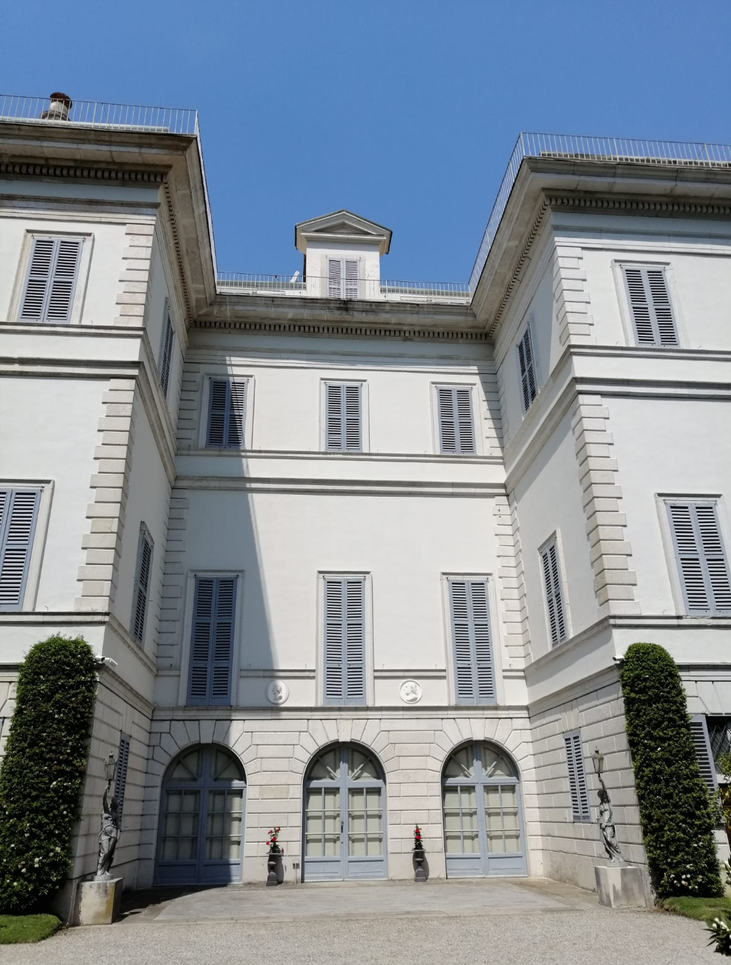
%> input picture img/villa_image.png, 731 x 965 px, shrunk from 1078 x 1424 before the run
$ octave test_edges.m   (GNU Octave 9; MATLAB toolbox functions it lacks are replaced by stand-ins)
%> lines starting %> are read from the running program, lines starting %| are printed output that depends on the picture
% reading the image file
I = imread('../../img/villa_image.png');
%> I is the input picture: size 965x731x3 uint8; mean R, G, B 130.4, 139.6, 148.8

% transform from rgb to grayscale
I = rgb2gray(I);
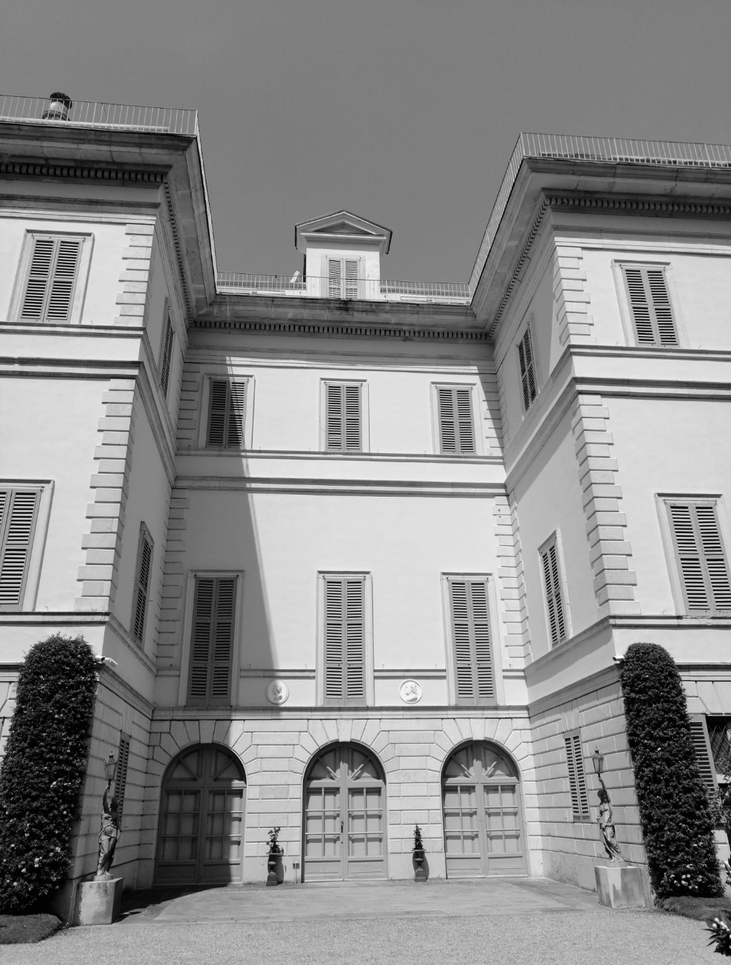
%> I: size 965x731 uint8; min 0, max 255, mean 137.9

% set the image values to double
I = im2double(I);
%> I: size 965x731 double

% Otsu Method for selecting the threshold
%level = graythresh(I)

% apply Canny Algorithm for feature extraction
edgs = edge(I, 'canny', [0.025 0.05]);
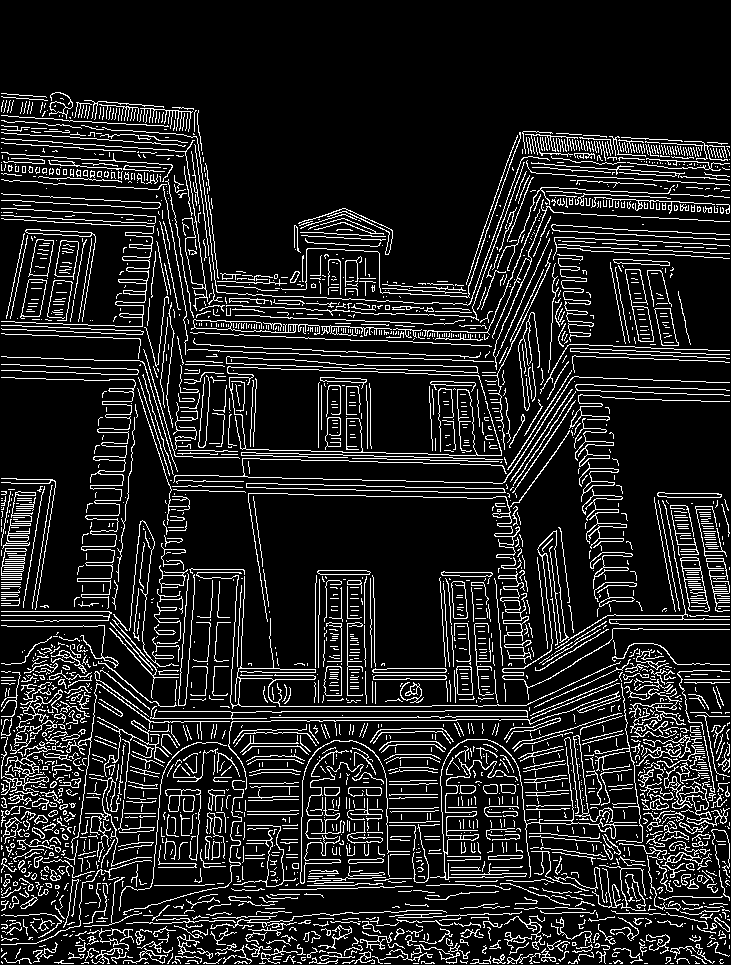
%> edgs: size 965x731 logical; 13.1% white in thin lines or dots

% show the edge image
figure(1), imshow([I, edgs]);
%> after `imshow([I, edgs])`:
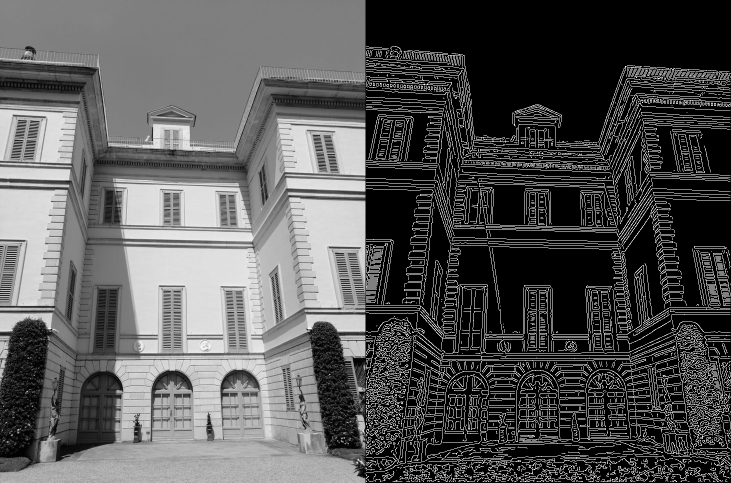
%> displayed picture: size 965x1462, on the screen's scale of 0 to 255 (shown at 1/2 size); min 0, max 255, mean 85.6

% save the image with edges extracted
%imwrite(edgs, '../img/villa_edges.png')
